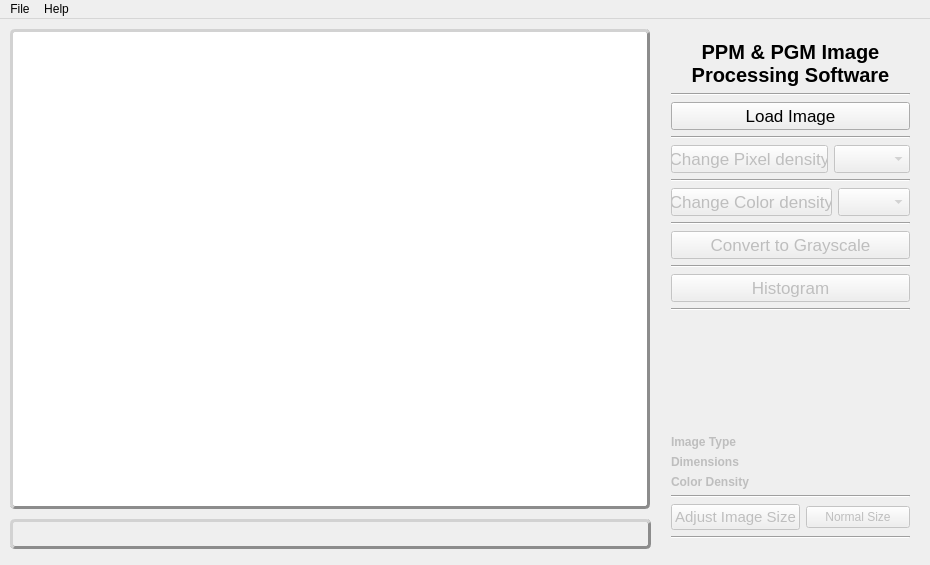
<?xml version="1.0" encoding="UTF-8"?>
<ui version="4.0">
 <class>MainWindow</class>
 <widget class="QMainWindow" name="MainWindow">
  <property name="geometry">
   <rect>
    <x>0</x>
    <y>0</y>
    <width>930</width>
    <height>565</height>
   </rect>
  </property>
  <property name="sizePolicy">
   <sizepolicy hsizetype="Fixed" vsizetype="Fixed">
    <horstretch>0</horstretch>
    <verstretch>0</verstretch>
   </sizepolicy>
  </property>
  <property name="minimumSize">
   <size>
    <width>0</width>
    <height>0</height>
   </size>
  </property>
  <property name="maximumSize">
   <size>
    <width>1000</width>
    <height>600</height>
   </size>
  </property>
  <property name="windowTitle">
   <string>PPM &amp; PGM Image Software</string>
  </property>
  <widget class="QWidget" name="centralWidget">
   <property name="enabled">
    <bool>true</bool>
   </property>
   <widget class="QWidget" name="">
    <property name="geometry">
     <rect>
      <x>660</x>
      <y>10</y>
      <width>261</width>
      <height>521</height>
     </rect>
    </property>
    <layout class="QVBoxLayout" name="verticalLayout">
     <item>
      <widget class="QLabel" name="label_Title">
       <property name="font">
        <font>
         <pointsize>15</pointsize>
         <weight>75</weight>
         <bold>true</bold>
        </font>
       </property>
       <property name="text">
        <string>PPM &amp; PGM Image
Processing Software</string>
       </property>
       <property name="alignment">
        <set>Qt::AlignCenter</set>
       </property>
      </widget>
     </item>
     <item>
      <widget class="Line" name="line_6">
       <property name="orientation">
        <enum>Qt::Horizontal</enum>
       </property>
      </widget>
     </item>
     <item>
      <widget class="QPushButton" name="pButton_LoadImage">
       <property name="font">
        <font>
         <pointsize>13</pointsize>
         <weight>50</weight>
         <bold>false</bold>
         <strikeout>false</strikeout>
         <kerning>true</kerning>
        </font>
       </property>
       <property name="text">
        <string>Load Image</string>
       </property>
      </widget>
     </item>
     <item>
      <widget class="Line" name="line">
       <property name="orientation">
        <enum>Qt::Horizontal</enum>
       </property>
      </widget>
     </item>
     <item>
      <layout class="QHBoxLayout" name="horizontalLayout">
       <item>
        <widget class="QPushButton" name="pButton_PixelDensity">
         <property name="enabled">
          <bool>false</bool>
         </property>
         <property name="font">
          <font>
           <pointsize>13</pointsize>
           <weight>50</weight>
           <bold>false</bold>
           <strikeout>false</strikeout>
           <kerning>true</kerning>
          </font>
         </property>
         <property name="text">
          <string>Change Pixel density</string>
         </property>
        </widget>
       </item>
       <item>
        <widget class="QComboBox" name="comboBox_size">
         <property name="enabled">
          <bool>false</bool>
         </property>
         <property name="font">
          <font>
           <pointsize>13</pointsize>
          </font>
         </property>
         <item>
          <property name="text">
           <string/>
          </property>
         </item>
         <item>
          <property name="text">
           <string>50%</string>
          </property>
         </item>
         <item>
          <property name="text">
           <string>25%</string>
          </property>
         </item>
         <item>
          <property name="text">
           <string>12.5%</string>
          </property>
         </item>
        </widget>
       </item>
      </layout>
     </item>
     <item>
      <widget class="Line" name="line_2">
       <property name="orientation">
        <enum>Qt::Horizontal</enum>
       </property>
      </widget>
     </item>
     <item>
      <layout class="QHBoxLayout" name="horizontalLayout_2">
       <item>
        <widget class="QPushButton" name="pButton_ColorDensity">
         <property name="enabled">
          <bool>false</bool>
         </property>
         <property name="font">
          <font>
           <pointsize>13</pointsize>
           <weight>50</weight>
           <bold>false</bold>
           <strikeout>false</strikeout>
           <kerning>true</kerning>
          </font>
         </property>
         <property name="text">
          <string>Change Color density</string>
         </property>
        </widget>
       </item>
       <item>
        <widget class="QComboBox" name="comboBox_color">
         <property name="enabled">
          <bool>false</bool>
         </property>
         <property name="font">
          <font>
           <pointsize>13</pointsize>
          </font>
         </property>
         <item>
          <property name="text">
           <string/>
          </property>
         </item>
         <item>
          <property name="text">
           <string>8 Bits</string>
          </property>
         </item>
         <item>
          <property name="text">
           <string>7 Bits</string>
          </property>
         </item>
         <item>
          <property name="text">
           <string>6 Bits</string>
          </property>
         </item>
         <item>
          <property name="text">
           <string>5 Bits</string>
          </property>
         </item>
         <item>
          <property name="text">
           <string>4 Bits</string>
          </property>
         </item>
         <item>
          <property name="text">
           <string>3 Bits</string>
          </property>
         </item>
         <item>
          <property name="text">
           <string>2 Bits</string>
          </property>
         </item>
         <item>
          <property name="text">
           <string>1 Bits</string>
          </property>
         </item>
        </widget>
       </item>
      </layout>
     </item>
     <item>
      <widget class="Line" name="line_3">
       <property name="orientation">
        <enum>Qt::Horizontal</enum>
       </property>
      </widget>
     </item>
     <item>
      <widget class="QPushButton" name="pButton_ConvertGrayscale">
       <property name="enabled">
        <bool>false</bool>
       </property>
       <property name="font">
        <font>
         <pointsize>13</pointsize>
         <weight>50</weight>
         <bold>false</bold>
         <strikeout>false</strikeout>
         <kerning>true</kerning>
        </font>
       </property>
       <property name="text">
        <string>Convert to Grayscale</string>
       </property>
      </widget>
     </item>
     <item>
      <widget class="Line" name="line_5">
       <property name="orientation">
        <enum>Qt::Horizontal</enum>
       </property>
      </widget>
     </item>
     <item>
      <widget class="QPushButton" name="pButton_Histogram">
       <property name="enabled">
        <bool>false</bool>
       </property>
       <property name="font">
        <font>
         <pointsize>13</pointsize>
        </font>
       </property>
       <property name="text">
        <string>Histogram</string>
       </property>
      </widget>
     </item>
     <item>
      <widget class="Line" name="line_8">
       <property name="orientation">
        <enum>Qt::Horizontal</enum>
       </property>
      </widget>
     </item>
     <item>
      <spacer name="verticalSpacer">
       <property name="orientation">
        <enum>Qt::Vertical</enum>
       </property>
       <property name="sizeHint" stdset="0">
        <size>
         <width>20</width>
         <height>40</height>
        </size>
       </property>
      </spacer>
     </item>
     <item>
      <layout class="QGridLayout" name="gridLayout_2">
       <item row="0" column="0">
        <widget class="QLabel" name="label_ImageType">
         <property name="enabled">
          <bool>false</bool>
         </property>
         <property name="font">
          <font>
           <weight>75</weight>
           <bold>true</bold>
          </font>
         </property>
         <property name="text">
          <string>Image Type</string>
         </property>
        </widget>
       </item>
       <item row="0" column="1">
        <widget class="QLabel" name="label_ImageTypeValue">
         <property name="enabled">
          <bool>true</bool>
         </property>
         <property name="minimumSize">
          <size>
           <width>190</width>
           <height>0</height>
          </size>
         </property>
         <property name="text">
          <string/>
         </property>
        </widget>
       </item>
       <item row="1" column="0">
        <widget class="QLabel" name="label_Dimensions">
         <property name="enabled">
          <bool>false</bool>
         </property>
         <property name="font">
          <font>
           <weight>75</weight>
           <bold>true</bold>
          </font>
         </property>
         <property name="text">
          <string>Dimensions</string>
         </property>
        </widget>
       </item>
       <item row="1" column="1">
        <widget class="QLabel" name="label_DimensionsValue">
         <property name="enabled">
          <bool>true</bool>
         </property>
         <property name="minimumSize">
          <size>
           <width>190</width>
           <height>0</height>
          </size>
         </property>
         <property name="text">
          <string/>
         </property>
        </widget>
       </item>
       <item row="2" column="0">
        <widget class="QLabel" name="label_Density">
         <property name="enabled">
          <bool>false</bool>
         </property>
         <property name="font">
          <font>
           <weight>75</weight>
           <bold>true</bold>
          </font>
         </property>
         <property name="text">
          <string>Color Density</string>
         </property>
        </widget>
       </item>
       <item row="2" column="1">
        <widget class="QLabel" name="label_DensityValue">
         <property name="enabled">
          <bool>true</bool>
         </property>
         <property name="minimumSize">
          <size>
           <width>190</width>
           <height>0</height>
          </size>
         </property>
         <property name="text">
          <string/>
         </property>
        </widget>
       </item>
      </layout>
     </item>
     <item>
      <widget class="Line" name="line_7">
       <property name="orientation">
        <enum>Qt::Horizontal</enum>
       </property>
      </widget>
     </item>
     <item>
      <layout class="QHBoxLayout" name="horizontalLayout_3">
       <item>
        <widget class="QPushButton" name="pButton__AdjustImageSize">
         <property name="enabled">
          <bool>false</bool>
         </property>
         <property name="font">
          <font>
           <pointsize>11</pointsize>
          </font>
         </property>
         <property name="text">
          <string>Adjust Image Size</string>
         </property>
        </widget>
       </item>
       <item>
        <widget class="QPushButton" name="pButton__NormalSize">
         <property name="enabled">
          <bool>false</bool>
         </property>
         <property name="text">
          <string>Normal Size</string>
         </property>
        </widget>
       </item>
      </layout>
     </item>
     <item>
      <widget class="Line" name="line_4">
       <property name="orientation">
        <enum>Qt::Horizontal</enum>
       </property>
      </widget>
     </item>
    </layout>
   </widget>
   <widget class="QLabel" name="label_Messages">
    <property name="geometry">
     <rect>
      <x>10</x>
      <y>500</y>
      <width>641</width>
      <height>30</height>
     </rect>
    </property>
    <property name="sizePolicy">
     <sizepolicy hsizetype="Preferred" vsizetype="Preferred">
      <horstretch>0</horstretch>
      <verstretch>0</verstretch>
     </sizepolicy>
    </property>
    <property name="minimumSize">
     <size>
      <width>0</width>
      <height>30</height>
     </size>
    </property>
    <property name="font">
     <font>
      <pointsize>14</pointsize>
     </font>
    </property>
    <property name="styleSheet">
     <string notr="true">border-style: outset;
border-width: 3px;
border-color: rgb(140, 140, 140);
border-radius: 5px;</string>
    </property>
    <property name="text">
     <string/>
    </property>
    <property name="textFormat">
     <enum>Qt::AutoText</enum>
    </property>
    <property name="alignment">
     <set>Qt::AlignCenter</set>
    </property>
   </widget>
   <widget class="QLabel" name="label_Imagen">
    <property name="geometry">
     <rect>
      <x>10</x>
      <y>10</y>
      <width>640</width>
      <height>480</height>
     </rect>
    </property>
    <property name="sizePolicy">
     <sizepolicy hsizetype="Fixed" vsizetype="Fixed">
      <horstretch>0</horstretch>
      <verstretch>0</verstretch>
     </sizepolicy>
    </property>
    <property name="minimumSize">
     <size>
      <width>0</width>
      <height>0</height>
     </size>
    </property>
    <property name="styleSheet">
     <string notr="true">border-style: outset;
border-width: 3px;
border-color: rgb(140, 140, 140);
border-radius: 5px;
background-color: rgb(255, 255, 255);</string>
    </property>
    <property name="text">
     <string/>
    </property>
    <property name="alignment">
     <set>Qt::AlignCenter</set>
    </property>
   </widget>
  </widget>
  <widget class="QMenuBar" name="menuBar">
   <property name="geometry">
    <rect>
     <x>0</x>
     <y>0</y>
     <width>930</width>
     <height>25</height>
    </rect>
   </property>
   <widget class="QMenu" name="menuFile">
    <property name="title">
     <string>File</string>
    </property>
    <addaction name="actionNew_Job"/>
    <addaction name="actionClose"/>
   </widget>
   <widget class="QMenu" name="menuHelp">
    <property name="title">
     <string>Help</string>
    </property>
    <addaction name="actionAbout"/>
   </widget>
   <addaction name="menuFile"/>
   <addaction name="menuHelp"/>
  </widget>
  <action name="actionClose">
   <property name="text">
    <string>Close</string>
   </property>
  </action>
  <action name="actionAbout">
   <property name="text">
    <string>About</string>
   </property>
  </action>
  <action name="actionNew_Job">
   <property name="text">
    <string>New Job</string>
   </property>
  </action>
 </widget>
 <layoutdefault spacing="6" margin="11"/>
 <resources/>
 <connections/>
</ui>
